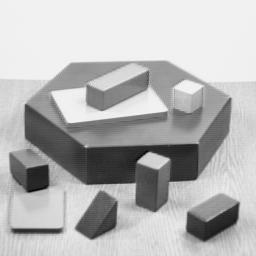
#> input picture data/blox.jpg, 256 x 256 px
$ jupyter execute '5.6 用于角点检测的FAST算法.ipynb'
#> lines starting #> are read from the running program, lines starting #| are printed output that depends on the picture
# 用于角点检测的FAST算法

### 目标

在本章中，
- 我们将了解FAST算法的基础知识。
- 我们将使用OpenCV功能对FAST算法进行探索。

### 理论

我们看到了几个特征检测器，其中很多真的很棒。但是，从实时应用程序的角度来看，它们不够快。最好的例子是计算资源有限的SLAM（同时定位和制图）移动机器人

作为对此的解决方案，Edward Rosten和Tom Drummond在2006年的论文“用于高速拐角检测的机器学习”中提出了FAST（加速分段测试的特征）算法（后来在2010年对其进行了修订）。该算法的基本内容如下。有关更多详细信息，请参阅原始论文（所有图像均取自原始论文）。

### 使用FAST进行特征检测

1. 选择图像中是否要识别为兴趣点的像素$p$，使其强度为$I_p$
2. 选择适当的阈值$t$
3. 考虑被测像素周围有16个像素的圆圈。（见下图）

4. 现在，如果圆中存在一组（共16个像素）$n$个连续的像素，它们均比$I_p + t$亮，或者比$I_p-t$都暗，则像素$p$是一个角。（在上图中显示为白色虚线）。n被选为12。

5. 建议使用高速测试以排除大量的非角区域。此测试仅检查1、9、5和13处的四个像素（如果第一个1和9太亮或太暗，则对其进行测试。如果是，则检查5和13）。如果p是一个角，则其中至少三个必须全部比$I_p + t$亮或比$I_p-t$暗。如果以上两种情况都不是，则$p$不能为角。然后，可以通过检查圆中的所有像素，将完整的分段测试标准应用于通过的候选项。该检测器本身具有很高的性能，但有几个缺点：
   - 它不会拒绝n <12的候选对象。
   - 像素的选择不是最佳的，因为其效率取决于问题的顺序和角落外观的分布。
   - 高速测试的结果被丢弃了。
   - 彼此相邻地检测到多个特征。

机器学习的方法解决了前三点。使用非最大抑制来解决最后一个问题。

### 让机器学习一个角检测器

1. 选择一组图像进行训练（最好从目标应用程序域中进行训练）
2. 在每个图像中运行FAST算法以查找特征点。
3. 对于每个特征点，将其周围的16个像素存储为矢量。对所有图像执行此操作以获得特征向量P。
4. 这16个像素中的每个像素（例如$x$）可以具有以下三种状态之一：

5. 取决于这些状态，特征矢量$P$被细分为3个子集，$P_d$, $P_s$, $P_b$。

6. 定义一个新的布尔变量$K_p$，如果$p$是一个角，则为true，否则为false。

7. 使用ID3算法（决策树分类器）使用变量$K_p$查询每个子集，以获取有关真实类的知识。它选择x，该x通过$K_p$的熵测得的有关候选像素是否为角的信息最多。
8. 递归地将其应用于所有子集，直到其熵为零为止。
9. 这样创建的决策树用于其他图像的快速检测。

#### 非最大抑制

在相邻位置检测多个兴趣点是另一个问题。通过使用非极大抑制来解决。

1. 计算所有检测到的特征点的得分函数$V$。$V$是$p$与16个周围像素值之间的绝对差之和。
2. 考虑两个相邻的关键点并计算它们的$V$值。
3. 丢弃较低$V$值的那个。

#### 总结

它比其他现有的拐角检测器快几倍。

但是它对高水平的噪声并不鲁棒。它取决于阈值。

### OpenCV中的高速拐角检测器

它被称为OpenCV中的任何其他特征检测器。
如果需要，您可以指定阈值，是否要应用非极大抑制，要使用的邻域等。
对于邻域，定义了三个标志，分别为`cv.FAST_FEATURE_DETECTOR_TYPE_5_8`，`cv.FAST_FEATURE_DETECTOR_TYPE_7_12`和`cv.FAST_FEATURE_DETECTOR_TYPE_9_16`。
以下是有关如何检测和绘制FAST特征点的简单代码。

[cell 1]
import numpy as np
import cv2 as cv
from matplotlib import pyplot as plt

img = cv.imread('data/blox.jpg',0)
#> img is the input picture: shape (256, 256); min 0, max 252, mean 182.8

# 用默认值初始化FAST对象
fast = cv.FastFeatureDetector_create()

# 寻找并绘制关键点
kp = fast.detect(img,None)
#> kp = 431 keypoints; strongest (x, y, size): (139, 162, 7), (86, 146, 7), (168, 159, 7), (47, 165, 7)
img2 = cv.drawKeypoints(img, kp, None, color=(255,0,0))
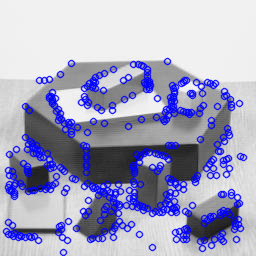
#> img2: shape (256, 256, 3); mean of channels 0, 1, 2 194.8, 164.3, 164.3; drawn as B, G, R

# 打印所有默认参数
print( "Threshold: {}".format(fast.getThreshold()) )
print( "nonmaxSuppression:{}".format(fast.getNonmaxSuppression()) )
print( "neighborhood: {}".format(fast.getType()) )
print( "Total Keypoints with nonmaxSuppression: {}".format(len(kp)) )
#| Total Keypoints with nonmaxSuppression: 431
cv.imwrite('output/fast_true.png',img2)

# 关闭非极大抑制
fast.setNonmaxSuppression(0)
kp = fast.detect(img,None)
#> kp = 1575 keypoints; strongest (x, y, size): (167, 61, 7), (70, 62, 7), (71, 62, 7), (70, 63, 7)
print( "Total Keypoints without nonmaxSuppression: {}".format(len(kp)) )
#| Total Keypoints without nonmaxSuppression: 1575

img3 = cv.drawKeypoints(img, kp, None, color=(255,0,0))
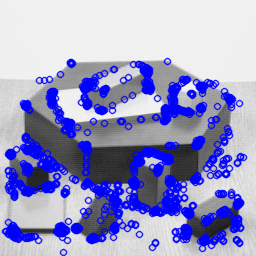
#> img3: shape (256, 256, 3); mean of channels 0, 1, 2 202, 153.5, 153.5; drawn as B, G, R
cv.imwrite('output/fast_false.png',img3)

plt.figure(figsize=(18,6))
plt.subplot(1,3,1),plt.imshow(img, 'gray')
plt.title('Original')
plt.xticks([]), plt.yticks([])
plt.subplot(1,3,2),plt.imshow(img2, 'gray')
plt.title('With nonmaxSuppression')
plt.xticks([]), plt.yticks([])
plt.subplot(1,3,3),plt.imshow(img3, 'gray')
plt.title('Without nonmaxSuppression')
plt.xticks([]), plt.yticks([])
plt.show()
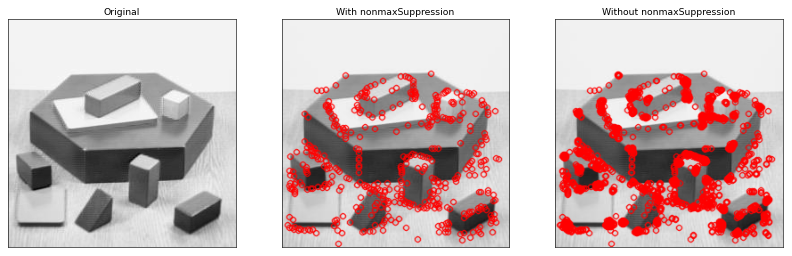
#> figure drawn by matplotlib, 3 panels

$ run again, with data/calib_radial.jpg copied over data/blox.jpg
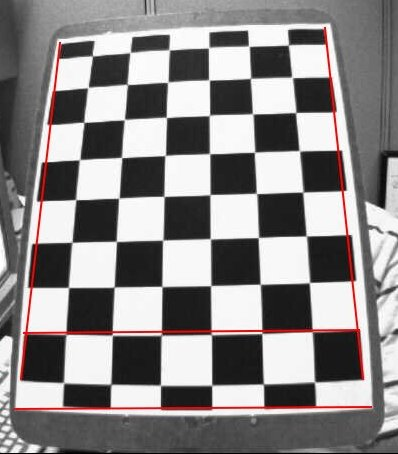
#> input picture data/calib_radial.jpg, 398 x 454 px
#> `kp = fast.detect(img,None)`: kp = 1035 keypoints; strongest (x, y, size): (325, 28, 7), (335, 149, 7), (86, 89, 7), (49, 161, 7)
#> `img2 = cv.drawKeypoints(img, kp, None, color=(255,0,0))`:
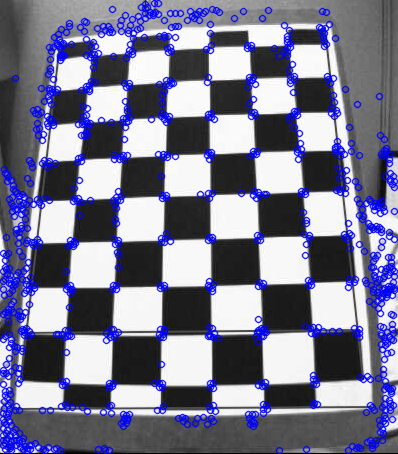
#> img2: shape (454, 398, 3); mean of channels 0, 1, 2 148.1, 121.9, 121.9; drawn as B, G, R
#| Total Keypoints with nonmaxSuppression: 1035
#> `kp = fast.detect(img,None)`: kp = 5866 keypoints; strongest (x, y, size): (145, 3, 7), (154, 3, 7), (158, 3, 7), (145, 4, 7)
#| Total Keypoints without nonmaxSuppression: 5866
#> `plt.show()`:
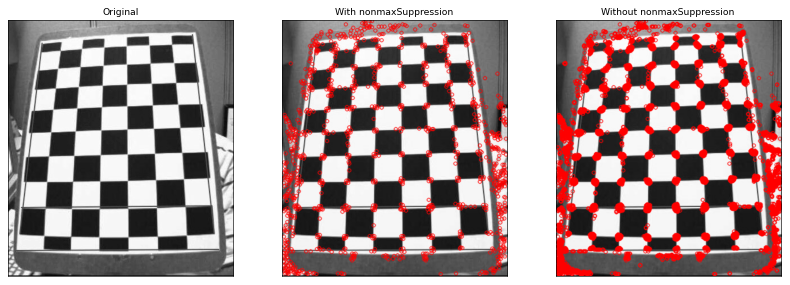
#> figure drawn by matplotlib, 3 panels
